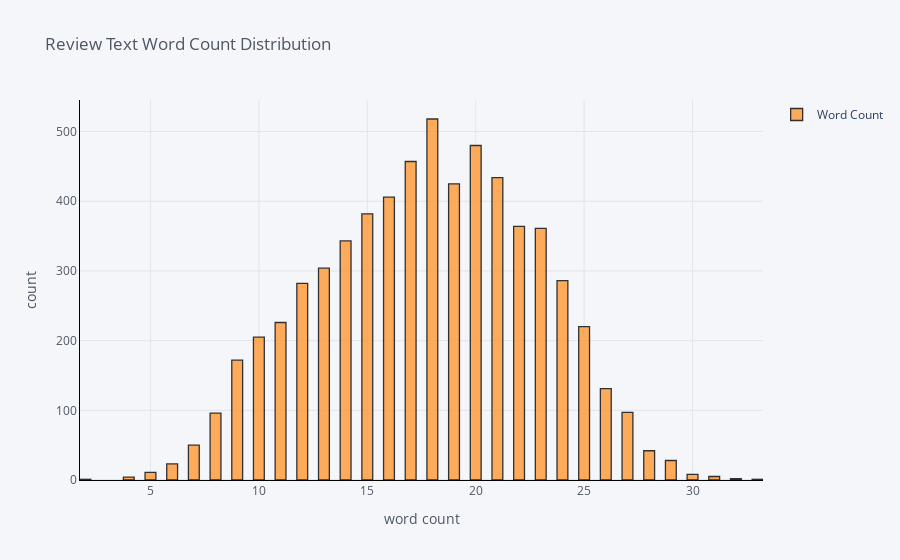

This figure's notebook cell:
### Code cell
#Plotting the Word count of each document using iplot.
train['Word Count'].iplot(
    kind='hist',
    bins=100,
    xTitle='word count',
    linecolor='black',
    legend=dict(),
    yTitle='count',
    title='Review Text Word Count Distribution')

### Figure 1 — Plotly figure (JSON) as saved in the notebook; plotly's stock layout.template omitted (floating-point values rounded to 4 significant figures; data arrays with more than 128 entries replaced by an {"elided": "..."} marker saying what was removed)
{"data": [{"histfunc": "count", "histnorm": "", "marker": {"color": "rgba(255, 153, 51, 1.0)", "line": {"color": "#000000", "width": 1.3}}, "name": "Word Count", "nbinsx": 100, "opacity": 0.8, "orientation": "v", "type": "histogram", "x": {"elided": "6364 int values"}}], "layout": {"barmode": "overlay", "paper_bgcolor": "#F5F6F9", "plot_bgcolor": "#F5F6F9", "showlegend": true, "title": {"font": {"color": "#4D5663"}, "text": "Review Text Word Count Distribution"}, "xaxis": {"gridcolor": "#E1E5ED", "linecolor": "black", "showgrid": true, "tickfont": {"color": "#4D5663"}, "title": {"font": {"color": "#4D5663"}, "text": "word count"}, "zerolinecolor": "#E1E5ED"}, "yaxis": {"gridcolor": "#E1E5ED", "linecolor": "black", "showgrid": true, "tickfont": {"color": "#4D5663"}, "title": {"font": {"color": "#4D5663"}, "text": "count"}, "zerolinecolor": "#E1E5ED"}}}
